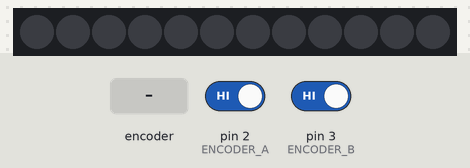
Recording of a sketch running on a simulated Arduino Uno, built with avr-gcc and run on an emulated ATmega328P. On the bench: 12 RGB LEDs in strip order, left to right. Inputs (shaded band) come from the test bench; at power-on: pin 2 (ENCODER_A) HIGH, pin 3 (ENCODER_B) HIGH.

Above: at 1.2 s.
1.3 s: rotary encoder on pin 2 (ENCODER_A) / pin 3 (ENCODER_B) turned 3 steps (first pin leading)
At 2.7 s:
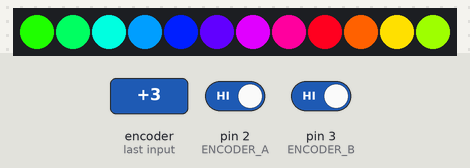
3.4 s: rotary encoder on pin 2 (ENCODER_A) / pin 3 (ENCODER_B) turned 1 step (first pin leading)
At 4.0 s:
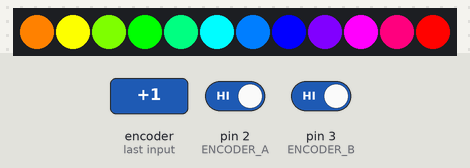
5.1 s: rotary encoder on pin 2 (ENCODER_A) / pin 3 (ENCODER_B) turned 1 step (first pin leading)
At 6.5 s:
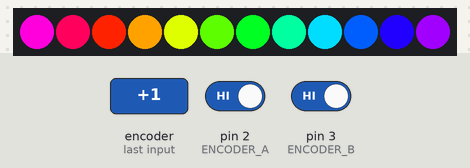
Timing chart, 0 to 8.1 s (numbered marks = the images above; inputs shaded):
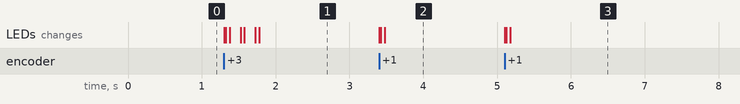

Measured:
- after the input at 1.3 s, the LEDs: first change at once (image 1 shows a later state)
- after the input at 3.4 s, the LEDs: first change at once (image 2 shows a later state)
- after the input at 5.1 s, the LEDs: first change at once (image 3 shows a later state)

The sketch:

led_toy.ino
```cpp
#include <Adafruit_NeoPixel.h>

static uint16_t hue;

// Which pin on the Arduino is connected to the NeoPixels?
#define PIN 4

// How many NeoPixels are attached to the Arduino?
#define NUMPIXELS 12

// Time to turn leds off when wheel is not rotating
#define TIME_TO_IDLE 5000

#define MAX_CURRENT 500 // total current limit in mA, one ws2812 LED needs 20 mA per color
#define ONE_LED_CURRENT 20 // mA
// some colors like yellow needs to be red and green LEDs active at same time, so total current for this color will be 40 mA
#define BRIGHTNESS  (((MAX_CURRENT / NUMPIXELS) * 255) / (ONE_LED_CURRENT * 2))

#if BRIGHTNESS>255
 #undef BRIGHTNESS
 #define BRIGHTNESS 255
#endif

#define ENCODER_A 2 // external interrupt pins of ATMega38p
#define ENCODER_B 3
#define GET_ENCODER_STATE ((PIND & 0x0C) >> 2) // PIND2 and PIND3 shifted to be bit0 and bit1

Adafruit_NeoPixel pixels(NUMPIXELS, PIN, NEO_GRB + NEO_KHZ800);

volatile int32_t  encoderPosition = 0; // variable must be defined as volatile to use in the interrupt
volatile uint8_t  encCurrState, encPrevState = 0;
volatile int8_t   encDir = 0;

const uint8_t encState[4] = { 0, 1, 3, 2 };

const int8_t encDirTable[4][4] = { // first dimension is current state
  { 0,  0, -1,  0 },               // second dimension is previous state
  { 0,  0,  0,  1 },               // result is rotation direction from previous state
  { 1,  0,  0, -1 },               // state is a bitwise OR result of A and B states
  { 0, -1,  1,  0 }                // shifted to the bit 0 and bit 1 accordingly
};

void setup() {
  pixels.begin(); // INITIALIZE NeoPixel strip object (REQUIRED)

  pinMode(ENCODER_A, INPUT);
  pinMode(ENCODER_B, INPUT);

  digitalWrite(ENCODER_A, 1); // pulling UP encoder pins
  digitalWrite(ENCODER_B, 1); // and connect middle pin of encoder to GND

  attachInterrupt(digitalPinToInterrupt(ENCODER_A), EncoderISR, CHANGE); // interrupt will fire at any change of pin state
  attachInterrupt(digitalPinToInterrupt(ENCODER_B), EncoderISR, CHANGE);

  encPrevState = GET_ENCODER_STATE; // define initial encoder state
}

void EncoderISR() { // do not use delay() or Serial.print() here
  encCurrState = GET_ENCODER_STATE;

  encDir = encDirTable[encCurrState][encPrevState];

  encoderPosition += encDir;

  encPrevState = encCurrState;
}

void loop() {
  static int32_t pos = 0;
  static uint32_t lastMove = 0;
  uint16_t tmpHue;

  if (pos != encoderPosition) {
    lastMove = millis();

    // HUE value 0..65535 or full range of uint16_t
    hue += (encoderPosition - pos) * 5000; // one encoder click to 5000 hue value

    tmpHue = hue;

    pos = encoderPosition;

    for(int i = 0; i < NUMPIXELS; i++) {
      //                                      HUE, saturation (0..255) and value (brightness, 0..255)
      pixels.setPixelColor(i, pixels.ColorHSV(tmpHue, 255, BRIGHTNESS));
      tmpHue += (65535 / NUMPIXELS); // 65535 / leds count to show full rainbow
    }

    pixels.show();
  }

  if (millis() - lastMove > TIME_TO_IDLE) {
    pixels.clear(); // Set all pixel colors to 'off'

    pixels.show();
  }
}
```
